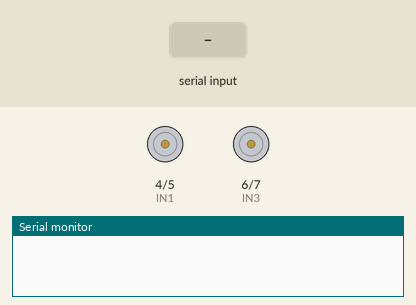
Bench run of a sketch on a simulated Arduino Uno, built with avr-gcc and run on an emulated ATmega328P. Shown: motor-driver pin pairs drawn as motors (green arrow = first pin HIGH = forward, orange = second pin HIGH = backward, longer = more drive, scaled by the enable pin), the last lines printed to the serial monitor. The inputs (shaded band) are chosen by the test bench.

Above: at 1.2 s.
1.3 s: "r200\n" received over Serial
At 1.6 s:
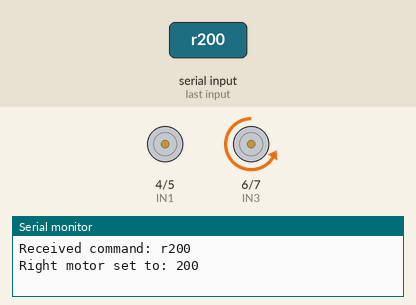
2.8 s: "l-150\n" received over Serial
At 3.9 s:
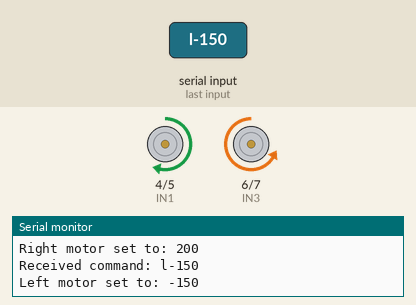
4.3 s: "r,45\n" received over Serial
At 5.0 s:
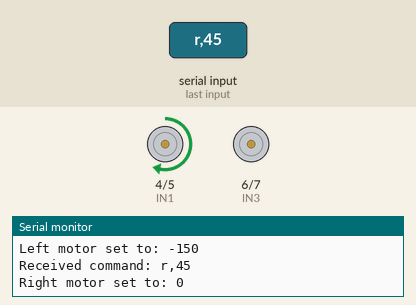
5.8 s: "r90\n" received over Serial
At 6.2 s:
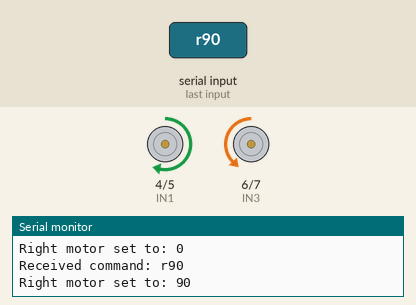
7.3 s: "l,45\n" received over Serial
At 8.5 s:
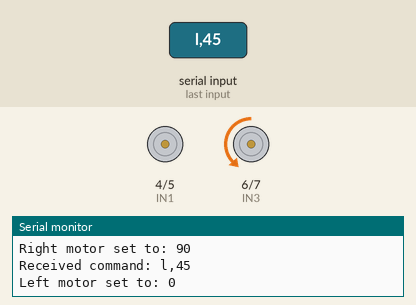
8.8 s: "l90\n" received over Serial
At 9.7 s:
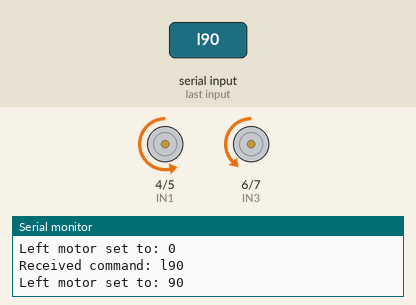
Timing chart, 0 to 11.3 s (numbered marks = the images above; inputs shaded):
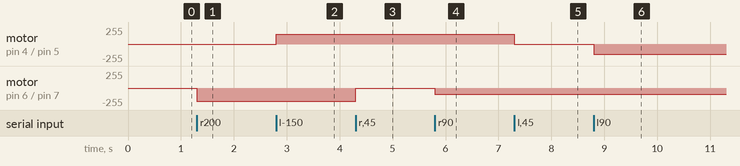

The sketch:

finalRobot.ino
```cpp
// Motor direction control pins
const int IN1 = 4;  // Left motor forward
const int IN2 = 5;  // Left motor backward
const int IN3 = 6;  // Right motor forward
const int IN4 = 7;  // Right motor backward

// Motor speed control pins (PWM)
const int ENA = 9;  // Left motor speed
const int ENB = 10; // Right motor speed

String inputString = "";
boolean inputComplete = false;

void setup() {
  // Motor pins
  pinMode(IN1, OUTPUT);
  pinMode(IN2, OUTPUT);
  pinMode(IN3, OUTPUT);
  pinMode(IN4, OUTPUT);
  pinMode(ENA, OUTPUT);
  pinMode(ENB, OUTPUT);

  stopLeftMotor();
  stopRightMotor();

  Serial.begin(115200);
  while (!Serial); // Wait for serial
}

void loop() {
  checkSerialCommand();
}

void checkSerialCommand() {
  while (Serial.available()) {
    char inChar = (char)Serial.read();
    if (inChar == '\n' || inChar == '\r') {
      inputComplete = true;
    } else {
      inputString += inChar;
    }
  }

  if (inputComplete && inputString.length() >= 1) {
    Serial.print("Received command: ");
    Serial.println(inputString);

    char motor = toLowerCase(inputString.charAt(0));

    // Handle stop command (e.g., "rs", "ls")
    if (inputString.length() == 2 && toLowerCase(inputString.charAt(1)) == 's') {
      if (motor == 'r') {
        stopRightMotor();
        Serial.println("Right motor stopped");
      } else if (motor == 'l') {
        stopLeftMotor();
        Serial.println("Left motor stopped");
      }
    }
    // Handle speed command (e.g., "r200", "l-150")
    else if (inputString.length() > 2) {
      int speed = inputString.substring(1).toInt();
      speed = constrain(speed, -255, 255);

      if (motor == 'r') {
        setRightMotor(speed);
        Serial.print("Right motor set to: ");
        Serial.println(speed);
      } else if (motor == 'l') {
        setLeftMotor(speed);
        Serial.print("Left motor set to: ");
        Serial.println(speed);
      }
    }

    inputString = "";
    inputComplete = false;
  }
}

void setRightMotor(int spd) {
  if (spd > 0) {
    digitalWrite(IN3, LOW);
    digitalWrite(IN4, HIGH);
    analogWrite(ENB, spd);
  } else if (spd < 0) {
    digitalWrite(IN3, HIGH);
    digitalWrite(IN4, LOW);
    analogWrite(ENB, -spd);
  } else {
    stopRightMotor();
  }
}

void setLeftMotor(int spd) {
  if (spd > 0) {
    digitalWrite(IN1, LOW);
    digitalWrite(IN2, HIGH);
    analogWrite(ENA, spd);
  } else if (spd < 0) {
    digitalWrite(IN1, HIGH);
    digitalWrite(IN2, LOW);
    analogWrite(ENA, -spd);
  } else {
    stopLeftMotor();
  }
}

void stopRightMotor() {
  digitalWrite(IN3, LOW);
  digitalWrite(IN4, LOW);
  analogWrite(ENB, 0);
}

void stopLeftMotor() {
  digitalWrite(IN1, LOW);
  digitalWrite(IN2, LOW);
  analogWrite(ENA, 0);
}

char toLowerCase(char c) {
  if (c >= 'A' && c <= 'Z') {
    return c + ('a' - 'A');
  }
  return c;
}
```

Measured:
- after the input at 1.3 s, motor on pin 6 (IN3) / pin 7 (IN4): stopped → backward 200/255 at once
- after the input at 2.8 s, motor on pin 4 (IN1) / pin 5 (IN2): stopped → forward 150/255 at once
- after the input at 4.3 s, motor on pin 6 (IN3) / pin 7 (IN4): backward 200/255 → stopped at once
- after the input at 5.8 s, motor on pin 6 (IN3) / pin 7 (IN4): stopped → backward 90/255 at once
- after the input at 7.3 s, motor on pin 4 (IN1) / pin 5 (IN2): forward 150/255 → stopped at once
- after the input at 8.8 s, motor on pin 4 (IN1) / pin 5 (IN2): stopped → backward 150/255 at once
